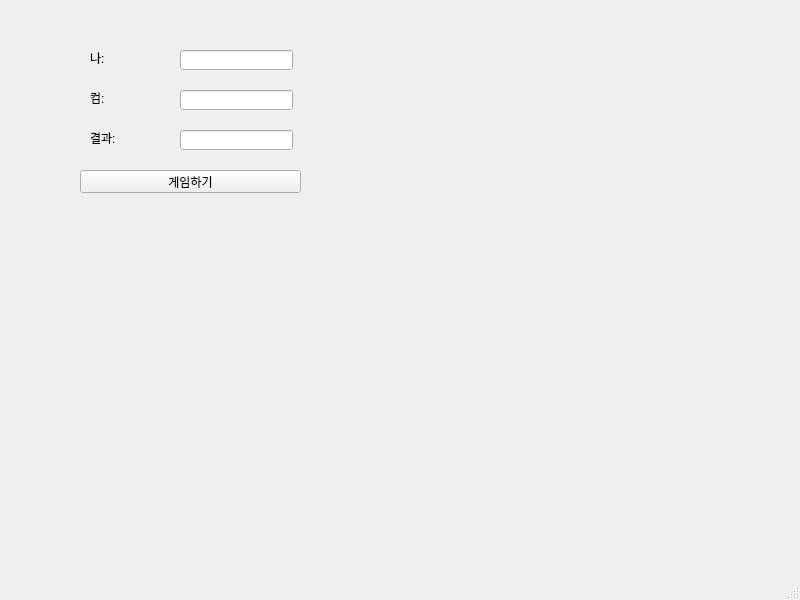
<?xml version="1.0" encoding="UTF-8"?>
<ui version="4.0">
 <class>MainWindow</class>
 <widget class="QMainWindow" name="MainWindow">
  <property name="geometry">
   <rect>
    <x>0</x>
    <y>0</y>
    <width>800</width>
    <height>600</height>
   </rect>
  </property>
  <property name="windowTitle">
   <string>MainWindow</string>
  </property>
  <widget class="QWidget" name="centralwidget">
   <widget class="QLabel" name="lbl_mine">
    <property name="geometry">
     <rect>
      <x>90</x>
      <y>50</y>
      <width>31</width>
      <height>16</height>
     </rect>
    </property>
    <property name="text">
     <string>나:</string>
    </property>
   </widget>
   <widget class="QLabel" name="lbl_com">
    <property name="geometry">
     <rect>
      <x>90</x>
      <y>90</y>
      <width>31</width>
      <height>16</height>
     </rect>
    </property>
    <property name="text">
     <string>컴:</string>
    </property>
   </widget>
   <widget class="QLabel" name="lbl_result">
    <property name="geometry">
     <rect>
      <x>90</x>
      <y>130</y>
      <width>31</width>
      <height>16</height>
     </rect>
    </property>
    <property name="text">
     <string>결과:</string>
    </property>
   </widget>
   <widget class="QPushButton" name="pb">
    <property name="geometry">
     <rect>
      <x>80</x>
      <y>170</y>
      <width>221</width>
      <height>23</height>
     </rect>
    </property>
    <property name="text">
     <string>게임하기</string>
    </property>
   </widget>
   <widget class="QLineEdit" name="leMine">
    <property name="geometry">
     <rect>
      <x>180</x>
      <y>50</y>
      <width>113</width>
      <height>20</height>
     </rect>
    </property>
   </widget>
   <widget class="QLineEdit" name="leCom">
    <property name="geometry">
     <rect>
      <x>180</x>
      <y>90</y>
      <width>113</width>
      <height>20</height>
     </rect>
    </property>
   </widget>
   <widget class="QLineEdit" name="leResult">
    <property name="geometry">
     <rect>
      <x>180</x>
      <y>130</y>
      <width>113</width>
      <height>20</height>
     </rect>
    </property>
   </widget>
  </widget>
  <widget class="QMenuBar" name="menubar">
   <property name="geometry">
    <rect>
     <x>0</x>
     <y>0</y>
     <width>800</width>
     <height>21</height>
    </rect>
   </property>
  </widget>
  <widget class="QStatusBar" name="statusbar"/>
 </widget>
 <resources/>
 <connections/>
</ui>
